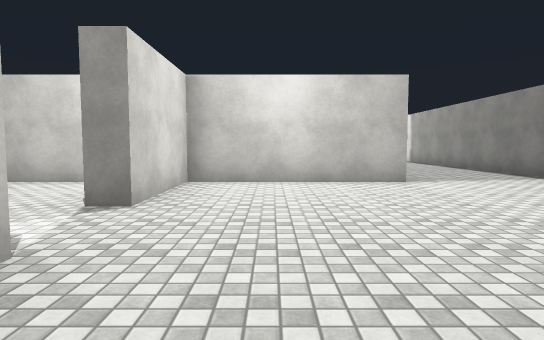
View 1 (above)

16 first-person views from a walk through a scene from a Unity 3-D project. The camera is 1.3 m above the floor, tilts 4° down and sees 75° across. The floor is counted in squares, 2 m on a side. Each view is taken from the middle of a square. On the plan, view 1 faces up. The plan holds only what a view shows up to about 10 squares ahead; the rest is blank. The player is left out. Surface patterns are stand-ins for the level's own textures.

View 2
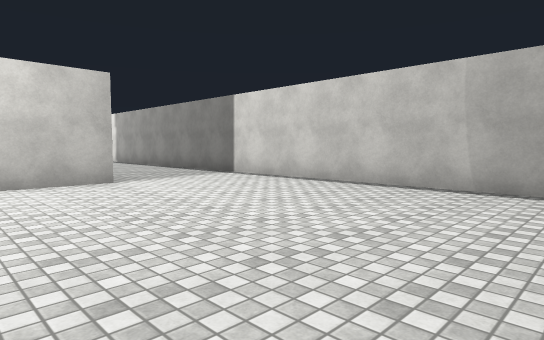

View 3
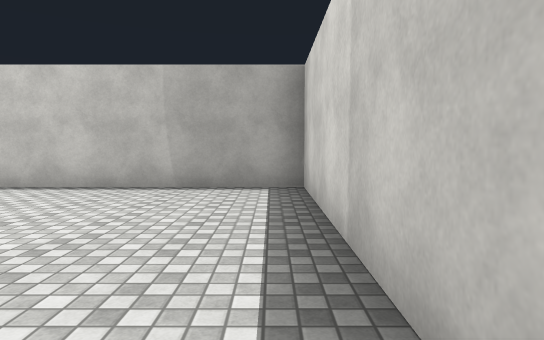

View 4
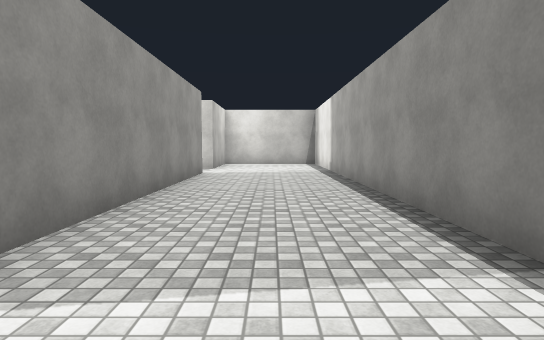

View 5
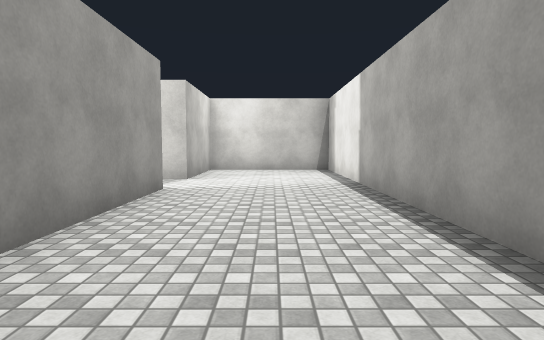

View 6
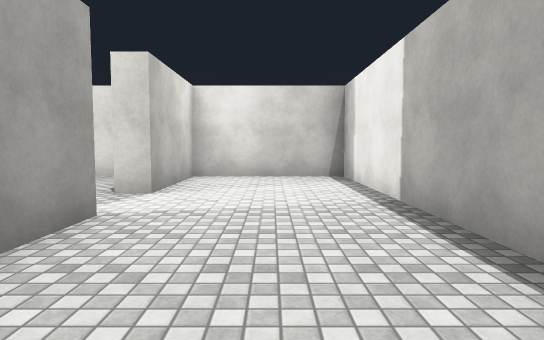

View 7
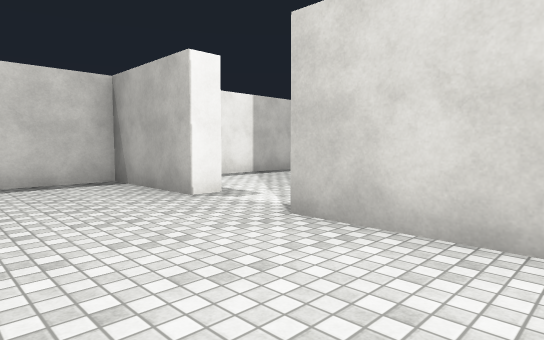

View 8
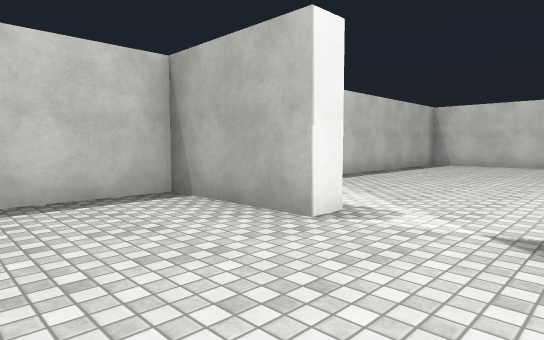

View 9
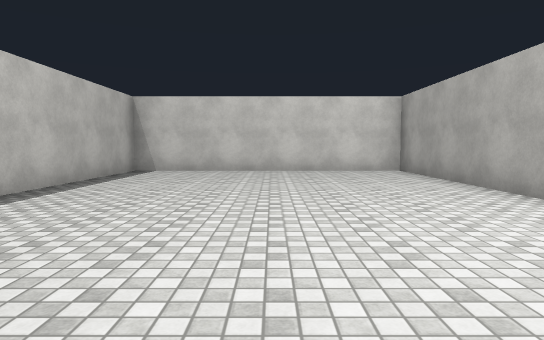

View 10
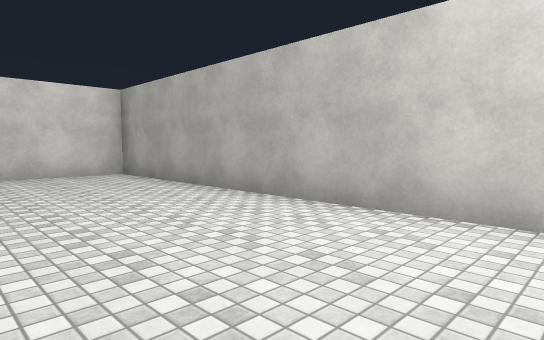

View 11
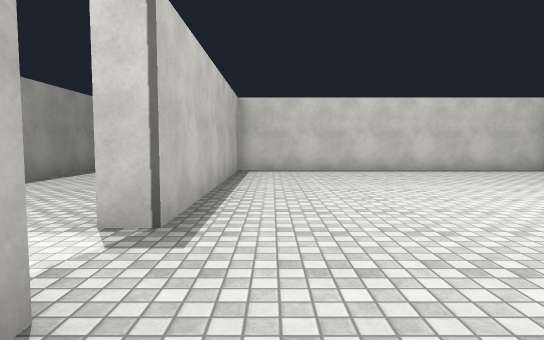

View 12
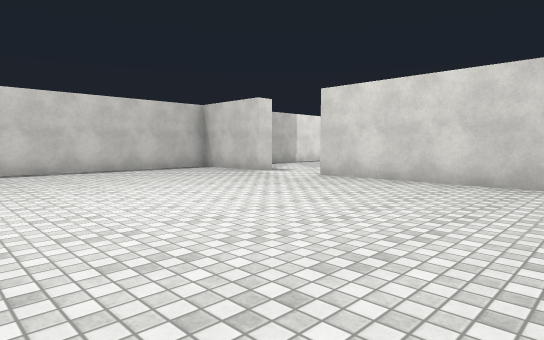

View 13
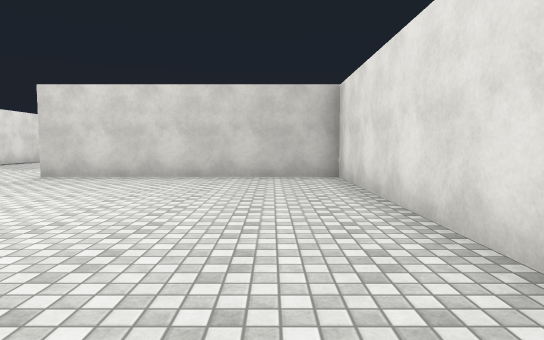

View 14
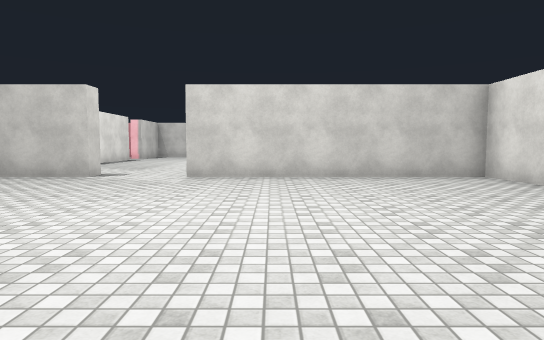

View 15
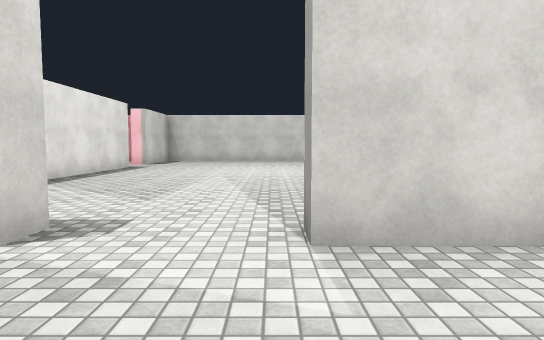

View 16
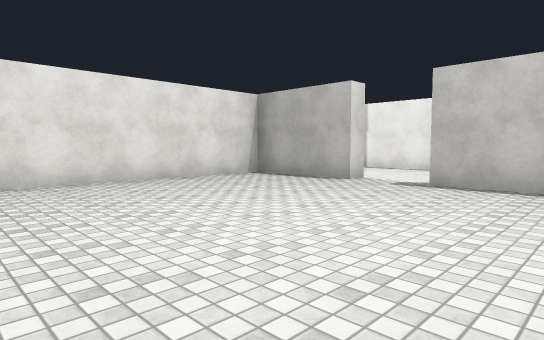

### Floor plan
Points are (right, up) in squares from view 1. A wall is a line through its corners. A room is listed if a view was taken in it or the views show most of it. See-through windows are left out.
Room 1 (views 1, 2, 3, 4, 5, 6, 7, 8)
walls: (2.5, 6.3) (-1.5, 6.3) (-1.5, 3.7); (2.4, 13.2) (2.4, 7); (-1.5, 2) (-1.5, -0.5) (5.5, -0.5) (5.5, 17.4) (2.4, 17.4) (2.4, 14.7)
ways out: opening at (-2, 3) to room 2; opening at (2, 14) to room 3
Room 2 (views 9, 10)
walls: (-2.1, 2) (-1.5, 2); (-3.2, 6.3) (-11, 6.3) (-11, -0.5) (-3.9, -0.5); (-1.5, 3.7) (-2, 3.7)
ways out: opening at (-2, 3) to room 1
Room 3 (views 11, 12, 13, 14, 15, 16)
walls: (-6.7, 9.3) (-6.3, 9.3) (-6.3, 7.4); (2.4, 14.7) (1.9, 14.7) (1.9, 17.4) (-6.3, 17.4) (-6.3, 11.3) (-6.7, 11.3); (-6.1, 6.8) (1.9, 6.8) (1.9, 13.2) (2.4, 13.2)
ways out: opening at (2, 14) to room 1; opening at (-7, 10.5)

Positions as (right, up) in squares from view 1, and headings:
1: (0, 0), facing up
2: (0, 0), facing up-right
3: (0, 0), facing right
4: (4, 5), facing up
5: (4, 8), facing up
6: (4, 10), facing up
7: (1, 6), facing down-left
8: (1, 4), facing down-left
9: (-2, 3), facing left
10: (-3, 3), facing up-left
11: (1, 16), facing down
12: (0, 16), facing down-left
13: (1, 16), facing left
14: (1, 13), facing left
15: (-4, 11), facing left
16: (-4, 11), facing up-right
